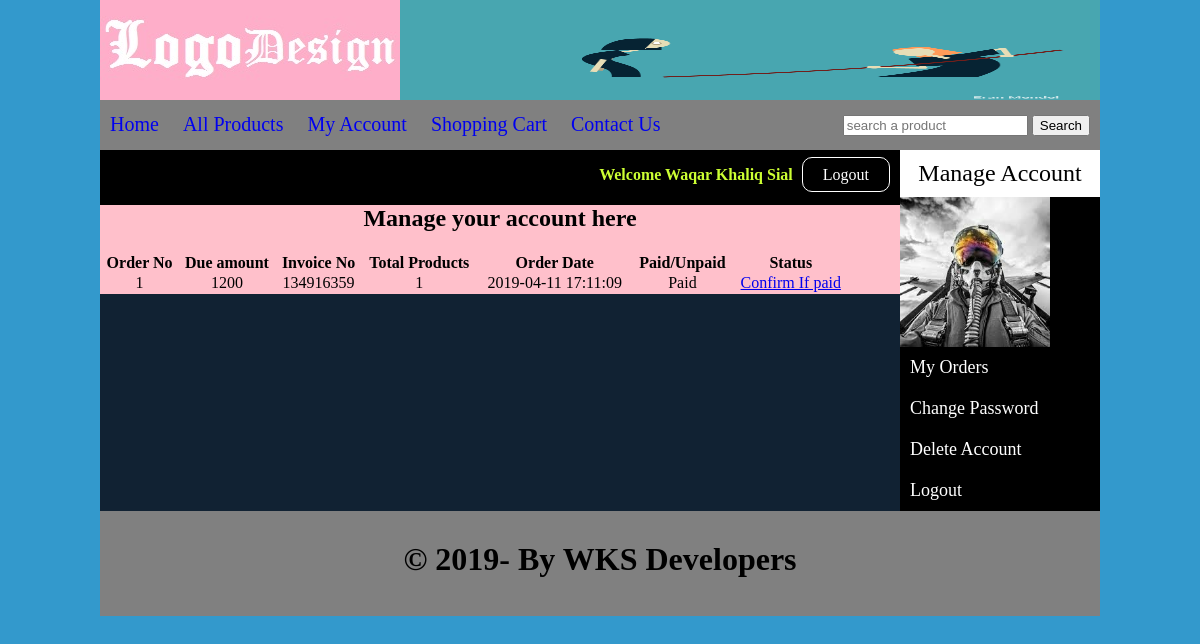
/Customer/my_account.php?my_orders (signed in), run on the app's committed database.
### tables this page shows
CREATE TABLE `customers` (
  `customer_id` int(10) NOT NULL,
  `customer_name` varchar(100) NOT NULL,
  `customer_email` varchar(100) NOT NULL,
  `customer_pass` varchar(100) NOT NULL,
  `customer_country` text NOT NULL,
  `customer_city` text NOT NULL,
  `customer_contact` int(20) NOT NULL,
  `customer_address` text NOT NULL,
  `cutomer_image` text NOT NULL,
  `customer_ip` varchar(100) NOT NULL
);

CREATE TABLE `customer_orders` (
  `order_id` int(10) NOT NULL,
  `customer_id` int(10) NOT NULL,
  `due_amount` int(100) NOT NULL,
  `invoice_no` int(100) NOT NULL,
  `total_products` int(100) NOT NULL,
  `order_date` timestamp NOT NULL DEFAULT CURRENT_TIMESTAMP ON UPDATE CURRENT_TIMESTAMP,
  `order_status` text NOT NULL
);

### Customer/my_account.php (the view, shortened to what this page needs)
<?php
include("functions/functions.php");
?>
<html>
<head>
<link rel="stylesheet" href="styles/style1.css" media="all" />
</head>
<body>
	<div class="main_wrapper">
		<div class="header_wrapper">
			<a href="index.php"><img src="../images/logo1.jpg" style="float:left;"></a>
			<img src="../images/gig.gif" float="right" width="700" height="100px">
		</div>
		<div id="nav_bar">
			<ul id="menu">
				<li><a href="../index.php"> Home</a> </li>
				<li><a href="../all_products.php"> All Products</a> </li>
				<li><a href="my_account.php"> My Account</a> </li>
                <li><a href="../cart.php"> Shopping Cart</a> </li>
				<li><a href="../contact.php"> Contact Us</a> </li>
			</ul>
			<div id="form">
            	<form method="get" action="results.php" enctype="multipart/form-data">
                	<input type="text" name="user_query" placeholder="search a product" />
               		<input type="submit" name="search" value="Search" />
                </form>
            </div>
		</div>
		<div class="content_wrapper">
			<div id="content_right" style="float:left">
                <div id="headline">
               		 <div id="headline_content">
                		<?php
						if(!isset($_SESSION['customer_email']))
						{
							echo "<b>Welcome Guest</b>";
						}
						else
						{
							$mail=$_SESSION['customer_email'];
							$get_name="select * from customers where customer_email='$mail'";
							$run=mysqli_query($con,$get_name);
							while($row=mysqli_fetch_array($run))
							{
								$name=$row['customer_name'];
							}
							echo "<b style='color:#CCFF33'>Welcome " . $name . " </b>";
						}
						?>
   <?php
      if(isset($_SESSION['customer_email']))
	  {
		 echo  "<a href='logout.php' id='btn' style='margin-left:5px;color:#FFF;border:1px solid #FFF;padding:8px 20px;line-height:29px;border-radius:10px;text-decoration:none;'>
      Logout
	  </a>";
	  }
	  else
	  {
		  	echo  "<a href='checkout.php' id='btn' style='margin-left:5px;color:#FFF;border:1px solid #FFF;padding:8px 20px;line-height:29px;border-radius:10px;text-decoration:none;'>
      Login
	  </a>";
	  }
	  ?>
                	</div>
                </div>
			<div>
			<h2 style="padding:20px;text-align:center;"> Manage your account here</h2>
			</div>
    <?php
	if(isset($_GET['my_orders'])){
	include("my_orders.php");
	}
	?>
            </div>
			<div id="left_sidebar" style="float:right">
				<div id="content_title">Manage Account</div>
              	<ul id="cats" style="text-align:left">
                	<?php
				$mail=$_SESSION['customer_email'];
                	$get_img="select * from customers where customer_email='$mail'";
					$r=mysqli_query($con,$get_img);
					$r=mysqli_fetch_array($r);
					$img=$r['cutomer_image'];
					echo "<img src='customer_photos/$img' width='150' height='150'";
                ?>
                <li><a href="my_account.php?my_orders">My Orders</a></li>
                	<li><a href="my_account.php?change_pass">Change Password</a></li>
                	<li><a href="my_account.php?delete_account">Delete Account</a></li>
                	<li><a href="edit_account.php">Logout</a></li>
                </ul>
			</div>
		<div class="footer">
			<h1 style="text-align:center">&copy; 2019- By WKS Developers</h1>
		</div>
	</div>
</body>
</html>

### Customer/my_orders.php
<?php
include("includes/db.php");
	$c=$_SESSION['customer_email'];
	$get_c="select * from customers where customer_email='$c'";
	$rrrrr=mysqli_query($con,$get_c);
	$c_row=mysqli_fetch_array($rrrrr);
	$c_id=$c_row['customer_id'];
?>
<table width="750" align="center">
<tr>
	<th>Order No</th>
    	<th>Due amount</th>
        	<th>Invoice No</th>
            	<th>Total Products</th>
                	<th>Order Date</th>
                    	<th>Paid/Unpaid</th>
                        	<th>Status</th>
<?php
$get_o="select * from customer_orders where customer_id='$c_id'";
$run=mysqli_query($con,$get_o);
$i=0;
while($row=mysqli_fetch_array($run))
{
	$order_id=$row['order_id'];
	$D_A=$row['due_amount'];
	$I_N=$row['invoice_no'];
	$T_P=$row['total_products'];
	$O_D=$row['order_date'];
	$O_S=$row['order_status'];
	$i++;
	if($O_S=='pending')
	{
	$O_S='Unpaid';
	}
	else
	{
		$O_S='Paid';
	}
	echo "
	<tr align='center'>
		<td>$i</td>
		<td>$D_A</td>
		<td>$I_N</td>
		<td>$T_P</td>
		<td>$O_D</td>
		<td>$O_S</td>
		<td><a href='confirm.php?order_id=$order_id'>Confirm If paid</a></td>
	</tr>
	";
}
?>
</tr>
</table>

### Customer/styles/style1.css (style rules this page uses)
html, body, div, span, applet, object, iframe, h1, h2, h3, h4, h5, h6, p, blockquote, pre, a, abbr, acronym, address, big, cite, code, del, dfn, em, img, ins, kbd, q, s, samp, small, strike, strong, sub, sup, tt, var, b, u, i, center, dl, dt, dd, ol, ul, li, fieldset, form, label, legend, table, caption, tbody, tfoot, thead, tr, th, td, article, aside, canvas, details, embed, figure, figcaption, footer, header, hgroup, menu, nav, output, ruby, section, summary, time, mark, audio, video { margin: 0; padding: 0; border: 0; vertical-align: baseline; }
body { background:#39C ; }
.main_wrapper { width:1000px; height:auto; margin:auto; }
.header_wrapper { width:1000px; height:100px; background:#fff; }
#nav_bar { width:1000px; height:50px; background:grey; color:white; }
#menu { float:left; line-height:auto; padding:0px; margin-top:13px; }
#menu li { height:50px; list-style:none; display:inline; }
#menu a { text-decoration:none; font-size:20px; padding:10px; height:50px; }
#form { float:right; line-height:50px; padding-right:10px; }
.content_wrapper { width:1000px; height:auto; background:#123; color:orange; }
#content_right { width:800px; float:right; background:pink; color:black; }
#headline { background:#000; height:35px; width:780px; padding:10px; color:#FFFFFF; float:right; }
#headline_content { float:right; }
#left_sidebar { width:200px; float:left; background:black; color:white; }
.footer { width:1000px; height:75px; padding-top:30px; background:grey; color:Black; clear:both; }
#content_title { color:#000000; background:#FFFFFF; padding:10px; text-align:center; font-family:"Palatino Linotype", "Book Antiqua", Palatino, serif; font-size:24px; }
#left_sidebar ul { list-style:none; padding:0px; }
#left_sidebar ul a { text-decoration:none; display:block; padding:10px; font-size:18px; color:white; }

### data on the page
customers: customer_name "Waqar Khaliq Sial", cutomer_image (picture)
customer_orders: due_amount "1200", invoice_no "134916359", total_products "1", order_date "2019-04-11 17:11:09", order_status "Paid"
